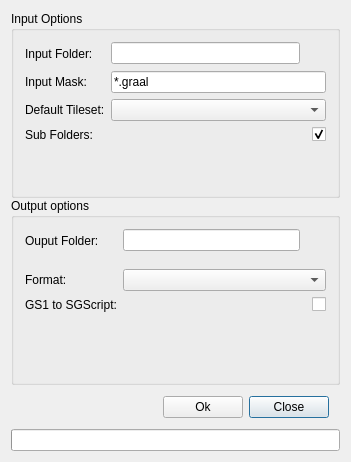
<?xml version="1.0" encoding="UTF-8"?>
<ui version="4.0">
 <class>LevelConverterClass</class>
 <widget class="QDialog" name="LevelConverterClass">
  <property name="geometry">
   <rect>
    <x>0</x>
    <y>0</y>
    <width>351</width>
    <height>462</height>
   </rect>
  </property>
  <property name="windowTitle">
   <string>Level Converter</string>
  </property>
  <layout class="QVBoxLayout" name="verticalLayout">
   <property name="spacing">
    <number>0</number>
   </property>
   <item>
    <widget class="QGroupBox" name="groupBox">
     <property name="sizePolicy">
      <sizepolicy hsizetype="Preferred" vsizetype="Preferred">
       <horstretch>0</horstretch>
       <verstretch>0</verstretch>
      </sizepolicy>
     </property>
     <property name="minimumSize">
      <size>
       <width>0</width>
       <height>0</height>
      </size>
     </property>
     <property name="title">
      <string>Input Options</string>
     </property>
     <layout class="QFormLayout" name="formLayout_3">
      <item row="0" column="0">
       <widget class="QLabel" name="inputFolderLabel">
        <property name="text">
         <string>Input Folder:</string>
        </property>
       </widget>
      </item>
      <item row="0" column="1">
       <widget class="QWidget" name="inputFolderWidget" native="true">
        <layout class="QHBoxLayout" name="horizontalLayout">
         <property name="spacing">
          <number>2</number>
         </property>
         <property name="leftMargin">
          <number>0</number>
         </property>
         <property name="topMargin">
          <number>0</number>
         </property>
         <property name="rightMargin">
          <number>0</number>
         </property>
         <property name="bottomMargin">
          <number>0</number>
         </property>
         <item>
          <widget class="QLineEdit" name="inputEdit">
           <property name="toolTip">
            <string>Folder containing the levels to convert</string>
           </property>
          </widget>
         </item>
         <item>
          <widget class="QToolButton" name="inputBrowseButton">
           <property name="text">
            <string/>
           </property>
           <property name="icon">
            <iconset resource="../Resources/MainWindow.qrc">
             <normaloff>:/MainWindow/icons/tinycolor/icons8-folder-16.png</normaloff>:/MainWindow/icons/tinycolor/icons8-folder-16.png</iconset>
           </property>
           <property name="autoRaise">
            <bool>true</bool>
           </property>
          </widget>
         </item>
        </layout>
       </widget>
      </item>
      <item row="1" column="0">
       <widget class="QLabel" name="inputMaskLabel">
        <property name="text">
         <string>Input Mask:</string>
        </property>
       </widget>
      </item>
      <item row="1" column="1">
       <widget class="QLineEdit" name="inputMaskEdit">
        <property name="toolTip">
         <string>Comma separated list of input masks for the file names</string>
        </property>
        <property name="inputMask">
         <string/>
        </property>
        <property name="text">
         <string>*.graal</string>
        </property>
       </widget>
      </item>
      <item row="2" column="1">
       <widget class="QComboBox" name="defaultTilesetComboBox"/>
      </item>
      <item row="3" column="0">
       <widget class="QLabel" name="subFoldersLabel">
        <property name="text">
         <string>Sub Folders:</string>
        </property>
       </widget>
      </item>
      <item row="3" column="1">
       <widget class="QCheckBox" name="subFoldersCheckBox">
        <property name="toolTip">
         <string>Scan sub folders</string>
        </property>
        <property name="layoutDirection">
         <enum>Qt::LayoutDirection::RightToLeft</enum>
        </property>
        <property name="checked">
         <bool>true</bool>
        </property>
       </widget>
      </item>
      <item row="2" column="0">
       <widget class="QLabel" name="defaultTilesetLabel">
        <property name="text">
         <string>Default Tileset:</string>
        </property>
       </widget>
      </item>
     </layout>
    </widget>
   </item>
   <item>
    <widget class="QWidget" name="widget_3" native="true">
     <property name="sizePolicy">
      <sizepolicy hsizetype="Preferred" vsizetype="Fixed">
       <horstretch>0</horstretch>
       <verstretch>0</verstretch>
      </sizepolicy>
     </property>
     <property name="minimumSize">
      <size>
       <width>0</width>
       <height>0</height>
      </size>
     </property>
     <layout class="QFormLayout" name="formLayout_2">
      <property name="leftMargin">
       <number>0</number>
      </property>
      <property name="topMargin">
       <number>0</number>
      </property>
      <property name="rightMargin">
       <number>0</number>
      </property>
      <property name="bottomMargin">
       <number>0</number>
      </property>
     </layout>
    </widget>
   </item>
   <item>
    <widget class="QGroupBox" name="groupBox1">
     <property name="title">
      <string>Output options</string>
     </property>
     <layout class="QFormLayout" name="formLayout">
      <item row="1" column="0">
       <widget class="QLabel" name="formatLabel">
        <property name="text">
         <string>Format:</string>
        </property>
       </widget>
      </item>
      <item row="1" column="1">
       <widget class="QComboBox" name="formatCombo"/>
      </item>
      <item row="0" column="1">
       <widget class="QWidget" name="ouputFolderWidget" native="true">
        <property name="sizePolicy">
         <sizepolicy hsizetype="Preferred" vsizetype="Fixed">
          <horstretch>0</horstretch>
          <verstretch>0</verstretch>
         </sizepolicy>
        </property>
        <layout class="QHBoxLayout" name="horizontalLayout_3">
         <property name="spacing">
          <number>2</number>
         </property>
         <property name="leftMargin">
          <number>0</number>
         </property>
         <property name="topMargin">
          <number>0</number>
         </property>
         <property name="rightMargin">
          <number>0</number>
         </property>
         <item>
          <widget class="QLineEdit" name="outFolderEdit"/>
         </item>
         <item>
          <widget class="QToolButton" name="outputBrowseButton">
           <property name="text">
            <string/>
           </property>
           <property name="icon">
            <iconset resource="../Resources/MainWindow.qrc">
             <normaloff>:/MainWindow/icons/tinycolor/icons8-folder-16.png</normaloff>:/MainWindow/icons/tinycolor/icons8-folder-16.png</iconset>
           </property>
           <property name="autoRaise">
            <bool>true</bool>
           </property>
          </widget>
         </item>
        </layout>
       </widget>
      </item>
      <item row="0" column="0">
       <widget class="QLabel" name="ouputFolderLabel">
        <property name="text">
         <string>Ouput Folder:</string>
        </property>
       </widget>
      </item>
      <item row="2" column="0">
       <widget class="QLabel" name="gS1ToSGScriptLabel">
        <property name="text">
         <string>GS1 to SGScript:</string>
        </property>
       </widget>
      </item>
      <item row="2" column="1">
       <widget class="QCheckBox" name="gS1ToSGScriptCheckBox">
        <property name="layoutDirection">
         <enum>Qt::LayoutDirection::RightToLeft</enum>
        </property>
        <property name="checked">
         <bool>false</bool>
        </property>
       </widget>
      </item>
     </layout>
    </widget>
   </item>
   <item>
    <widget class="QWidget" name="widget_2" native="true">
     <property name="sizePolicy">
      <sizepolicy hsizetype="Preferred" vsizetype="Fixed">
       <horstretch>0</horstretch>
       <verstretch>0</verstretch>
      </sizepolicy>
     </property>
     <layout class="QHBoxLayout" name="horizontalLayout_2">
      <item>
       <spacer name="horizontalSpacer">
        <property name="orientation">
         <enum>Qt::Orientation::Horizontal</enum>
        </property>
        <property name="sizeHint" stdset="0">
         <size>
          <width>59</width>
          <height>20</height>
         </size>
        </property>
       </spacer>
      </item>
      <item>
       <widget class="QPushButton" name="okButton">
        <property name="minimumSize">
         <size>
          <width>75</width>
          <height>0</height>
         </size>
        </property>
        <property name="text">
         <string>Ok</string>
        </property>
        <property name="autoDefault">
         <bool>false</bool>
        </property>
       </widget>
      </item>
      <item>
       <widget class="QPushButton" name="cancelButton">
        <property name="minimumSize">
         <size>
          <width>75</width>
          <height>0</height>
         </size>
        </property>
        <property name="text">
         <string>Close</string>
        </property>
       </widget>
      </item>
     </layout>
    </widget>
   </item>
   <item>
    <widget class="QProgressBar" name="progressBar">
     <property name="value">
      <number>0</number>
     </property>
     <property name="textVisible">
      <bool>false</bool>
     </property>
    </widget>
   </item>
  </layout>
 </widget>
 <layoutdefault spacing="6" margin="11"/>
 <resources>
  <include location="../Resources/MainWindow.qrc"/>
 </resources>
 <connections>
  <connection>
   <sender>okButton</sender>
   <signal>clicked()</signal>
   <receiver>LevelConverterClass</receiver>
   <slot>accept()</slot>
   <hints>
    <hint type="sourcelabel">
     <x>204</x>
     <y>279</y>
    </hint>
    <hint type="destinationlabel">
     <x>129</x>
     <y>154</y>
    </hint>
   </hints>
  </connection>
  <connection>
   <sender>cancelButton</sender>
   <signal>clicked()</signal>
   <receiver>LevelConverterClass</receiver>
   <slot>reject()</slot>
   <hints>
    <hint type="sourcelabel">
     <x>123</x>
     <y>279</y>
    </hint>
    <hint type="destinationlabel">
     <x>129</x>
     <y>154</y>
    </hint>
   </hints>
  </connection>
 </connections>
</ui>
